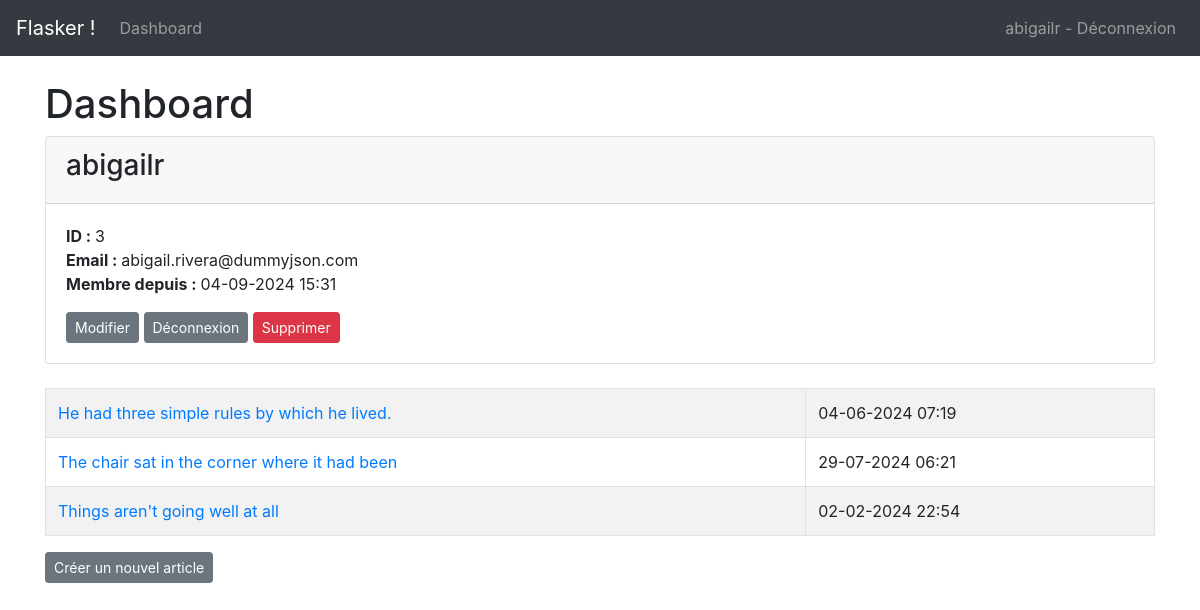
The page /users/dashboard (signed in) on the database as committed earlier.
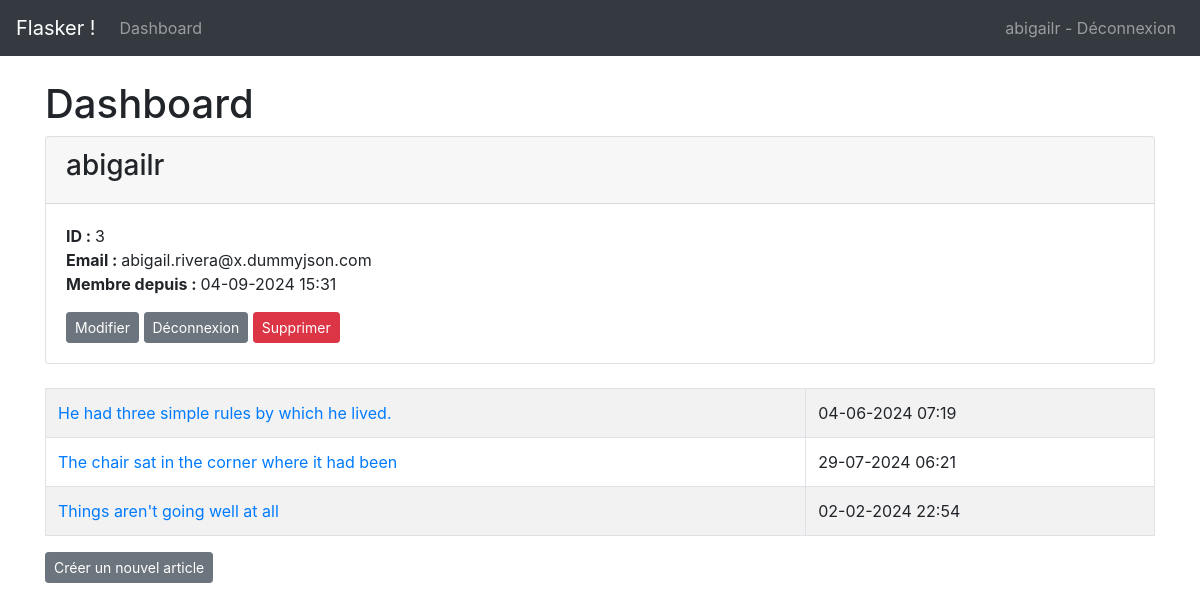
The same page on the database as committed later.
### app/models/user.py (models this page shows, shortened)
class User(db.Model, UserMixin):
    id = db.Column(db.Integer, primary_key=True)
    username = db.Column(db.String(20), nullable=False, unique=True)
    email = db.Column(db.String(120), nullable=False, unique=True)
    password_hash = db.Column(db.String(128), nullable=False)
    role = db.Column(db.String(80), nullable=False)
    created = db.Column(db.DateTime, default=datetime.now, nullable=False)
    posts = db.relationship('Post', backref='author',
                            lazy=True, cascade="all, delete-orphan")
    @property
    def password(self):
        raise AttributeError('password is not a readable attribute')
    @property
    def formatted_created(self):
        return self.created.strftime("%d-%m-%Y %H:%M")

### app/users/routes.py (the view)
@bp.route('/dashboard')
@login_required
def dashboard():
    posts = current_user.posts
    return render_template('dashboard.html', posts=posts)

### app/models/post.py (called while the page is built)
    @property
    def formatted_created(self):
        return self.created.strftime("%d-%m-%Y %H:%M")

### app/models/user.py (called while the page is built)
@login_manager.user_loader
def load_user(user_id):
    return User.query.get(int(user_id))

### app/templates/dashboard.html (shortened to what this page needs)
{% extends 'base.html' %}
{% block content %}
<h1>{% block title %}Dashboard{% endblock %}</h1>
<div class="card">
    <div class="card-header">
        <h3>{{ current_user.username }}</h3>
    </div>
    <div class="card-body">
        <p class="card-text">
            <strong>ID : </strong>{{ current_user.id }}<br />
            <strong>Email : </strong>{{ current_user.email }}<br />
            <strong>Membre depuis : </strong>{{ current_user.formatted_created }}<br />
        </p>
        <a href="{{ url_for('users.update') }}" class="btn btn-secondary btn-sm">Modifier</a>
        <a href="{{ url_for('users.logout') }}" class="btn btn-secondary btn-sm">Déconnexion</a>
        <form action="{{ url_for('users.delete') }}" method="POST" style="display:inline;">
            <button type="submit" class="btn btn-danger btn-sm">Supprimer</button>
        </form>
    </div>
</div>
<br />
<table class="table table-hover table-bordered table-striped">
    {% for post in posts %}
    <tr>
        <td><a href="{{ url_for('posts.post', post_id=post.id) }}" style="text-decoration: none;">{{ post.title
                }}</a></td>
        <td>{{ post.formatted_created }}</td>
    </tr>
    {% endfor %}
</table>
<a href="{{ url_for('posts.create') }}" class="btn btn-secondary btn-sm">Créer un nouvel article</a>
{% endblock %}

### app/templates/base.html (shortened to what this page needs)
<!doctype html>
<html lang="en">
<head>
  <link rel="stylesheet" href="{{ url_for('static', filename= 'css/style.css') }}">
  <link rel="stylesheet" href="https://stackpath.bootstrapcdn.com/bootstrap/4.3.1/css/bootstrap.min.css"
>
</head>
<body>
  <nav class="navbar navbar-expand-md navbar-dark bg-dark">
    <a class="navbar-brand" href="{{ url_for('index')}}">Flasker !</a>
    <div class="collapse navbar-collapse" id="navbarNav">
      <ul class="navbar-nav">
        {% if current_user.is_authenticated %}
        <li class="nav-item">
          <a class="nav-link" href="{{url_for('users.dashboard')}}">Dashboard</a>
        </li>
      {% else %}
        <li class="nav-item">
          <a class="nav-link" href="{{url_for('users.index')}}">Utilisateurs</a>
        </li>
      {% endif %}
      </ul>
      <ul class="navbar-nav ml-auto">
      {% if current_user.is_authenticated %}
        <li class="nav-item">
          <a class="nav-link" href="{{url_for('users.logout')}}">{{current_user.username}} - Déconnexion</a>
        </li>
      {% endif %}
      </ul>
    </div>
  </nav>
  <div class="container">
    <br/>
    {% block content %} {% endblock %}
  </div>
</body>
</html>

Rows that differ between the two databases and show on the page:
changed User "abigailr": email "abigail.rivera@dummyjson.com" → "abigail.rivera@x.dummyjson.com"
